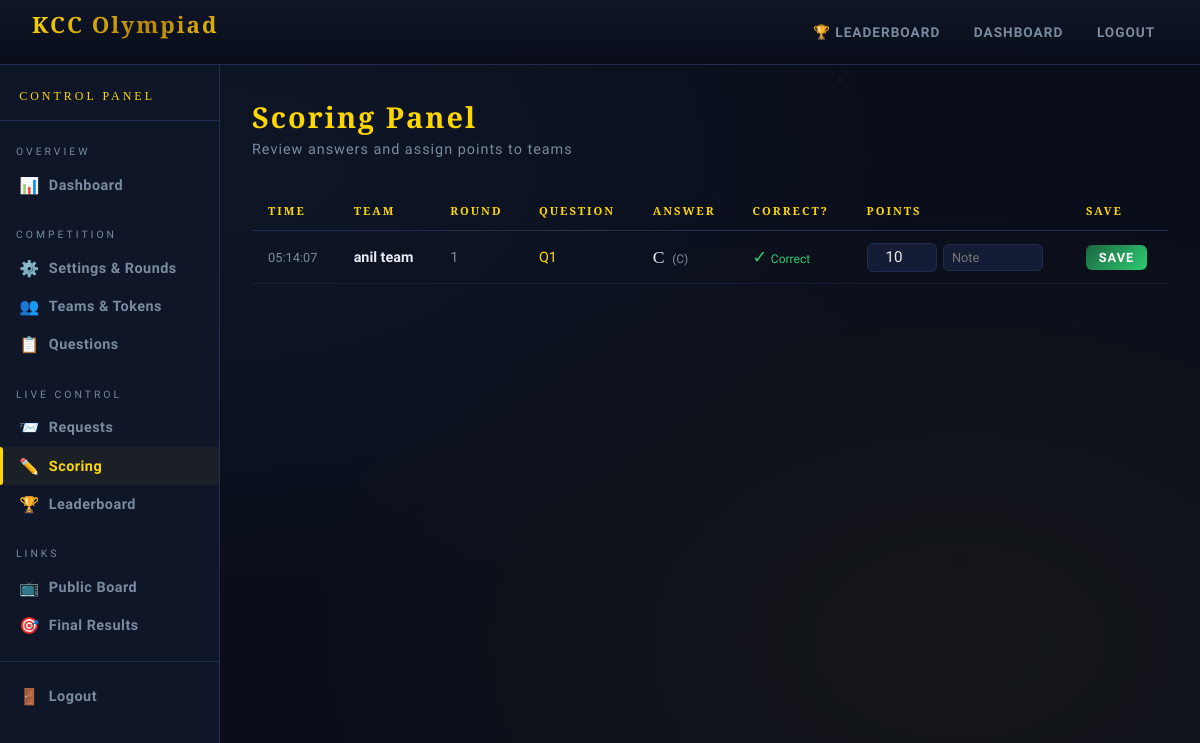
The page /admin-panel/scoring/ (signed in) on the database its author committed.
### myapp/models.py (models this page shows, shortened)
class Answer(models.Model):
    team = models.ForeignKey(Team, on_delete=models.CASCADE, related_name='answers')
    question = models.ForeignKey(Question, on_delete=models.CASCADE, related_name='answers')
    question_request = models.OneToOneField(QuestionRequest, on_delete=models.CASCADE, null=True, blank=True)
    selected_answer = models.CharField(max_length=1, choices=[
        ('A', 'A'), ('B', 'B'), ('C', 'C'), ('D', 'D')
    ])
    round = models.IntegerField()
    submitted_at = models.DateTimeField(auto_now_add=True)
    is_correct = models.BooleanField(default=False)
    class Meta:
        unique_together = ('team', 'question')

class Team(models.Model):
    name = models.CharField(max_length=100, unique=True)
    token = models.CharField(max_length=64, unique=True)
    is_active = models.BooleanField(default=True)
    created_at = models.DateTimeField(auto_now_add=True)

class Question(models.Model):
    round = models.IntegerField()
    question_number = models.IntegerField()
    question_text = models.TextField()
    option_a = models.CharField(max_length=500)
    option_b = models.CharField(max_length=500)
    option_c = models.CharField(max_length=500)
    option_d = models.CharField(max_length=500)
    correct_answer = models.CharField(max_length=1, choices=[
        ('A', 'A'), ('B', 'B'), ('C', 'C'), ('D', 'D')
    ])
    is_locked = models.BooleanField(default=False)
    created_at = models.DateTimeField(auto_now_add=True)
    class Meta:
        unique_together = ('round', 'question_number')
        ordering = ['round', 'question_number']

class Score(models.Model):
    team = models.ForeignKey(Team, on_delete=models.CASCADE, related_name='scores')
    answer = models.OneToOneField(Answer, on_delete=models.CASCADE, related_name='score', null=True, blank=True)
    round = models.IntegerField()
    points = models.IntegerField(default=0)
    awarded_at = models.DateTimeField(auto_now=True)
    note = models.CharField(max_length=200, blank=True)

### myapp/views.py (the view)
    def wrapper(request, *args, **kwargs):
        if not request.session.get('is_admin'):
            return redirect('admin_login')
        return view_func(request, *args, **kwargs)

### myapp/views.py (called while the page is built, shortened)
def admin_required(view_func):
    def wrapper(request, *args, **kwargs):
        if not request.session.get('is_admin'):
            return redirect('admin_login')
        return view_func(request, *args, **kwargs)
    wrapper.__name__ = view_func.__name__
    return wrapper

@admin_required
def admin_scoring(request):
    answers = Answer.objects.select_related(
        'team', 'question', 'score'
    ).order_by('-submitted_at')
    for answer in answers:
        if not hasattr(answer, 'score') or answer.score is None:
            Score.objects.get_or_create(
                answer=answer,
                defaults={'team': answer.team, 'round': answer.round, 'points': 0}
            )
    answers = Answer.objects.select_related('team', 'question', 'score').order_by('-submitted_at')
    return render(request, 'admin_scoring.html', {'answers': answers})

### myapp/templates/admin_scoring.html (shortened to what this page needs)
{% extends 'admin_base.html' %}
{% block nav_scoring %}active{% endblock %}
{% block admin_content %}
<div class="page-title">Scoring Panel</div>
<div class="page-subtitle">Review answers and assign points to teams</div>
{% if answers %}
<div style="overflow-x:auto;">
  <table class="table">
    <thead>
      <tr>
        <th>Time</th>
        <th>Team</th>
        <th>Round</th>
        <th>Question</th>
        <th>Answer</th>
        <th>Correct?</th>
        <th>Points</th>
        <th>Save</th>
      </tr>
    </thead>
    <tbody>
      {% for ans in answers %}
      <tr>
        <td style="color:var(--muted);font-size:0.8rem;">{{ ans.submitted_at|date:"H:i:s" }}</td>
        <td><strong>{{ ans.team.name }}</strong></td>
        <td style="color:var(--muted);">{{ ans.round }}</td>
        <td><span style="color:var(--gold);">Q{{ ans.question.question_number }}</span></td>
        <td>
          <span style="font-family:'Cinzel',serif;font-size:1.1rem;color:var(--text);">{{ ans.selected_answer }}</span>
          <span style="font-size:0.75rem;color:var(--muted);margin-left:4px;">({{ ans.question.get_option_selected|default:ans.selected_answer }})</span>
        </td>
        <td>
          {% if ans.is_correct %}
            <span style="color:var(--success);font-size:1.1rem;">✓</span>
            <span style="font-size:0.75rem;color:var(--success);">Correct</span>
          {% else %}
            <span style="color:var(--danger);font-size:1.1rem;">✗</span>
            <span style="font-size:0.75rem;color:var(--danger);">Wrong</span>
          {% endif %}
        </td>
        <td>
          <form method="POST" style="margin:0;display:flex;gap:0.4rem;align-items:center;">
            {% if ans.score %}
              <input type="number" name="points" value="{{ ans.score.points }}"
                min="0" max="100" class="form-control"
                style="width:70px;padding:0.3rem 0.5rem;text-align:center;">
              <input type="text" name="note" value="{{ ans.score.note }}" placeholder="Note"
                class="form-control" style="width:100px;padding:0.3rem 0.5rem;font-size:0.8rem;">
            {% else %}
              <span style="color:var(--muted);font-size:0.85rem;">No score record</span>
            {% endif %}
        </td>
        <td>
              {% if ans.score %}
              <button type="submit" class="btn btn-success btn-sm">Save</button>
              {% endif %}
        </td>
      </tr>
      {% endfor %}
    </tbody>
  </table>
</div>
{% endif %}
{% endblock %}

### myapp/templates/base.html (style rules this page uses)
:root { --gold: #ffd700; --gold-dark: #b8860b; --gold-light: #fff0a0; --deep: #0a0e1a; --panel: #0f1628; --panel2: #141d35; --border: #1e2d50; --accent: #4a90e2; --success: #2ecc71; --danger: #e74c3c; --warning: #f39c12; --text: #e8eaf0; --muted: #7a8aa0; }
* { box-sizing: border-box; margin: 0; padding: 0; }
body { font-family: "Rajdhani", sans-serif; background: var(--deep); color: var(--text); min-height: 100vh; background-image: radial-gradient( ellipse at 20% 20%, rgba(74, 144, 226, 0.06) 0%, transparent 50% ), radial-gradient( ellipse at 80% 80%, rgba(255, 215, 0, 0.04) 0%, transparent 50% ); }
body::before { content: ""; position: fixed; inset: 0; background-image: radial-gradient( 1px 1px at 10% 15%, rgba(255, 255, 255, 0.3) 0%, transparent 100% ), radial-gradient( 1px 1px at 30% 60%, rgba(255, 255, 255, 0.2) 0%, transparent 100% ), radial-gradient( 1px 1px at 60% 25%, rgba(255, 255, 255, 0.25) 0%, transparent 100% ), radial-gradient( 1px 1px at 80% 70%, rgba(255, 255, 255, 0.15) 0%, transparent 100% ), radial-gradient( 1px 1px at 50% 90%, rgba(255, 255, 255, 0.2) 0%, transparent 100% ), radial-gradient( 1px 1px at 90% 40%, rgba(255, 255, 255, 0.25) 0%, transparent 100% ), radial-gradient( 2px 2px at 70% 10%, rgba(255, 215, 0, 0.15) 0%, transparent 100% ), radial-gradient( 2px 2px at 20% 80%, rgba(74, 144, 226, 0.1) 0%, transparent 100% ); pointer-events: none; z-index: 0; }
.btn { display: inline-flex; align-items: center; gap: 0.4rem; padding: 0.5rem 1.2rem; border-radius: 6px; border: none; cursor: pointer; font-family: "Rajdhani", sans-serif; font-size: 0.9rem; font-weight: 700; letter-spacing: 1px; text-transform: uppercase; text-decoration: none; transition: all 0.2s; }
.btn-success { background: linear-gradient(135deg, #1a6640, var(--success)); color: white; }
.btn-sm { padding: 0.3rem 0.8rem; font-size: 0.8rem; }
.form-control { width: 100%; background: var(--panel2); border: 1px solid var(--border); border-radius: 6px; padding: 0.6rem 0.9rem; color: var(--text); font-family: "Rajdhani", sans-serif; font-size: 0.95rem; transition: border-color 0.2s; }
.table { width: 100%; border-collapse: collapse; font-size: 0.9rem; }
.table th { font-family: "Cinzel", serif; font-size: 0.7rem; letter-spacing: 2px; text-transform: uppercase; color: var(--gold); padding: 0.8rem 1rem; text-align: left; border-bottom: 1px solid var(--border); }
.table td { padding: 0.7rem 1rem; border-bottom: 1px solid rgba(30, 45, 80, 0.5); color: var(--text); }
.page-title { font-family: "Cinzel", serif; font-size: 1.8rem; font-weight: 700; color: var(--gold); margin-bottom: 0.3rem; letter-spacing: 2px; }
.page-subtitle { color: var(--muted); font-size: 0.9rem; margin-bottom: 2rem; letter-spacing: 1px; }

### rows shown on the page
Answer: submitted_at "05:14:07", team.name "anil team", round "1", question.question_number "1", selected_answer "C", question.get_option_selected "C", is_correct "Correct", points "10", shows "SAVE"
